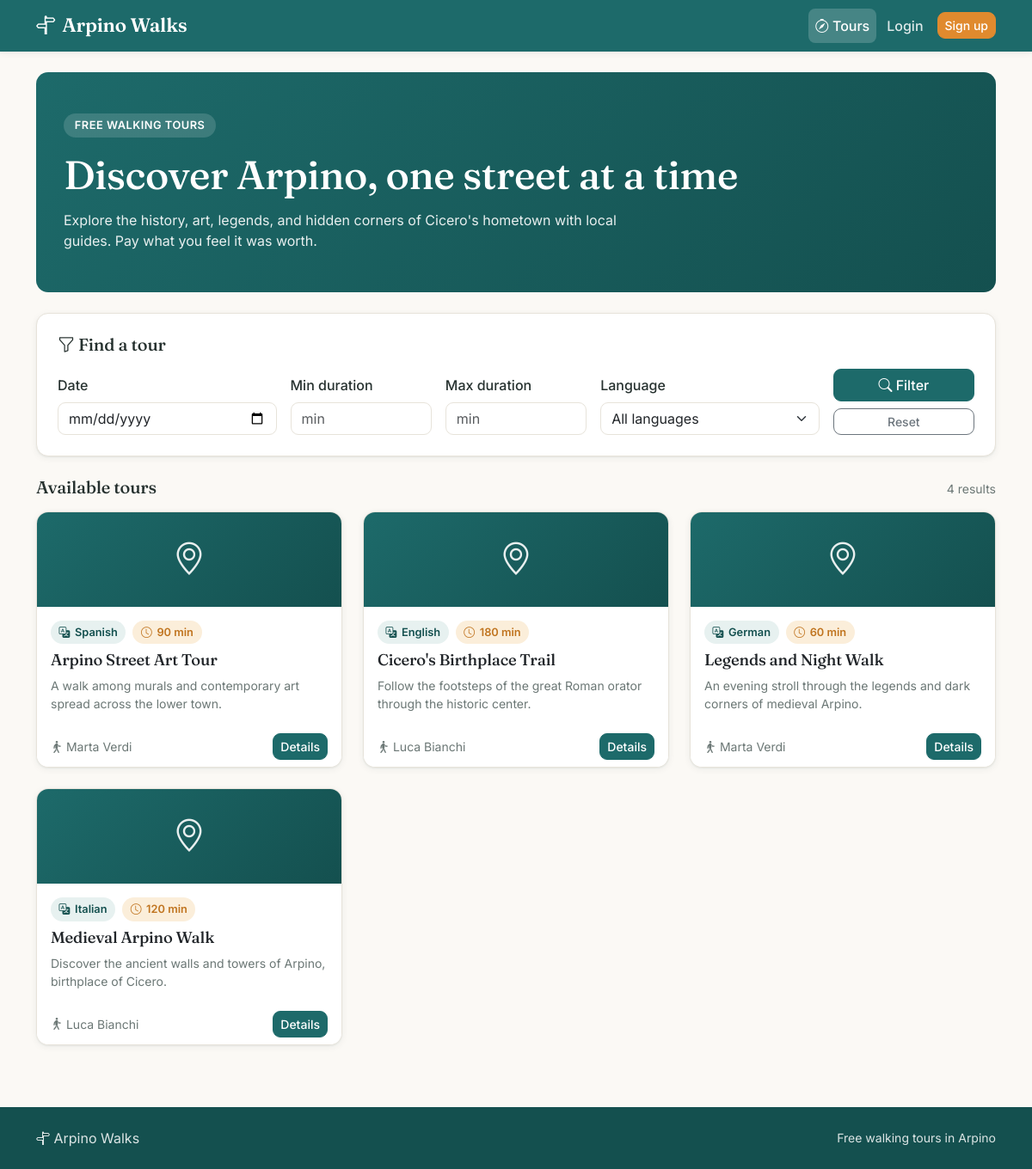
The page / on the database its author committed.
### tables this page shows
CREATE TABLE tours (
    id INTEGER PRIMARY KEY AUTOINCREMENT,
    guide_id INTEGER NOT NULL,
    title TEXT NOT NULL,
    meeting_point TEXT NOT NULL,
    duration_minutes INTEGER NOT NULL CHECK(duration_minutes > 0),
    language TEXT NOT NULL CHECK(language IN ('Italian', 'English', 'Spanish', 'Portuguese', 'German')),
    max_participants INTEGER NOT NULL CHECK(max_participants > 0),
    description TEXT NOT NULL,
    created_at TEXT NOT NULL,
    FOREIGN KEY (guide_id) REFERENCES users(id) ON DELETE CASCADE
);

### app.py (the view)
@app.route("/")
def index():
    language = request.args.get("language", "").strip()
    duration_min_raw = request.args.get("duration_min", "").strip()
    duration_max_raw = request.args.get("duration_max", "").strip()
    date_raw = request.args.get("date", "").strip()
    language = language if language in valid_utils.ALLOWED_LANGUAGES else None
    duration_min = int(duration_min_raw) if duration_min_raw.isdigit() else None
    duration_max = int(duration_max_raw) if duration_max_raw.isdigit() else None
    weekday = None
    if date_raw:
        try:
            weekday = reservation_utils.parse_date(date_raw).weekday()
        except ValueError:
            weekday = None
    tours = tour_dao.get_tours(language=language, duration_min=duration_min, duration_max=duration_max, weekday=weekday)
    return render_template(
        "index.html",
        tours=tours,
        allowed_languages=valid_utils.ALLOWED_LANGUAGES,
        filters={
            "language": language or "",
            "duration_min": duration_min_raw,
            "duration_max": duration_max_raw,
            "date": date_raw,
        },
    )

### db/database.py (called while the page is built)
def get_connection():
    conn = sqlite3.connect(DB_PATH)
    conn.row_factory = sqlite3.Row
    conn.execute("PRAGMA foreign_keys = ON;")
    return conn

### templates/index.html (shortened to what this page needs)
{% extends "base.html" %}
{% block content %}
<section class="hero mb-4">
    <span class="hero__badge">Free walking tours</span>
    <h1>Discover Arpino, one street at a time</h1>
    <p>Explore the history, art, legends, and hidden corners of Cicero's hometown with local guides. Pay what you feel it was worth.</p>
</section>
<section class="panel mb-4">
    <h2 class="section-title h5"><i class="bi bi-funnel"></i> Find a tour</h2>
    <form method="GET" action="{{ url_for('index') }}" class="row g-3 align-items-end">
        <div class="col-12 col-md-3">
            <label for="date" class="form-label">Date</label>
            <input type="date" class="form-control" id="date" name="date" value="{{ filters.date }}">
        </div>
        <div class="col-6 col-md-2">
            <label for="duration_min" class="form-label">Min duration</label>
            <input type="number" min="1" class="form-control" id="duration_min" name="duration_min" value="{{ filters.duration_min }}" placeholder="min">
        </div>
        <div class="col-6 col-md-2">
            <label for="duration_max" class="form-label">Max duration</label>
            <input type="number" min="1" class="form-control" id="duration_max" name="duration_max" value="{{ filters.duration_max }}" placeholder="min">
        </div>
        <div class="col-12 col-md-3">
            <label for="language" class="form-label">Language</label>
            <select class="form-select" id="language" name="language">
                <option value="">All languages</option>
            </select>
        </div>
        <div class="col-12 col-md-2 d-grid gap-2">
            <button type="submit" class="btn btn-primary"><i class="bi bi-search"></i> Filter</button>
            <a href="{{ url_for('index') }}" class="btn btn-outline-secondary btn-sm">Reset</a>
        </div>
    </form>
</section>
<section>
    <div class="d-flex justify-content-between align-items-baseline mb-3">
        <h2 class="section-title h4 mb-0">Available tours</h2>
        <span class="text-muted small">{{ tours|length }} result{{ '' if tours|length == 1 else 's' }}</span>
    </div>
    {% if tours %}
        <div class="row row-cols-1 row-cols-md-2 row-cols-lg-3 g-4">
            {% for tour in tours %}
                <div class="col">
                    <article class="card tour-card h-100">
                        <div class="tour-card__media">
                            <i class="bi bi-geo-alt"></i>
                        </div>
                        <div class="card-body">
                            <div class="mb-2 d-flex flex-wrap gap-2">
                                <span class="chip"><i class="bi bi-translate"></i> {{ tour.language }}</span>
                                <span class="chip chip--accent"><i class="bi bi-clock"></i> {{ tour.duration_minutes }} min</span>
                            </div>
                            <h3 class="card-title">{{ tour.title }}</h3>
                            <p class="card-text text-muted small mb-0">{{ tour.description | truncate(110) }}</p>
                        </div>
                        <div class="card-footer bg-white border-top-0 d-flex justify-content-between align-items-center">
                            <span class="small text-muted"><i class="bi bi-person-walking"></i> {{ tour.guide_name }}</span>
                            <a href="{{ url_for('tour_detail', tour_id=tour.id) }}" class="btn btn-primary btn-sm">Details</a>
                        </div>
                    </article>
                </div>
            {% endfor %}
        </div>
    {% else %}
        <div class="empty-state">
            <i class="bi bi-compass"></i>
            <p class="mt-3 mb-0">No tours match your filters. Try widening your search.</p>
        </div>
    {% endif %}
</section>
{% endblock %}

### static/styles/styles.css (style rules this page uses)
:root { --brand: #1d6a6a; --brand-dark: #14504f; --brand-soft: #e7f1f0; --accent: #e08a2e; --accent-dark: #c0741f; --paper: #fbf9f5; --surface: #ffffff; --ink: #26312f; --muted: #6b7775; --line: #e7e3da; --radius: 14px; --shadow-sm: 0 1px 2px rgba(20, 50, 49, .06), 0 2px 8px rgba(20, 50, 49, .06); --shadow-md: 0 6px 24px rgba(20, 50, 49, .10); }
body { background-color: var(--paper); color: var(--ink); font-family: "Inter", system-ui, -apple-system, "Segoe UI", Roboto, sans-serif; display: flex; flex-direction: column; min-height: 100vh; }
h1, h2, h3, h4, .navbar-brand { font-family: "Fraunces", Georgia, "Times New Roman", serif; color: var(--ink); letter-spacing: -.01em; }
a { color: var(--brand); text-decoration-thickness: 1px; text-underline-offset: 2px; }
.text-muted { color: var(--muted) !important; }
.section-title { font-size: 1.25rem; margin-bottom: 1rem; }
.hero { background: linear-gradient(135deg, var(--brand) 0%, var(--brand-dark) 100%); color: #fff; border-radius: var(--radius); padding: 3rem 2rem; position: relative; overflow: hidden; }
.hero h1 { color: #fff; font-size: clamp(1.9rem, 4vw, 2.9rem); margin-bottom: .75rem; }
.hero p { color: rgba(255, 255, 255, .9); max-width: 42rem; margin-bottom: 0; }
.hero__badge { display: inline-block; background: rgba(255, 255, 255, .15); color: #fff; font-size: .8rem; font-weight: 600; letter-spacing: .04em; text-transform: uppercase; padding: .3rem .8rem; border-radius: 999px; margin-bottom: 1rem; }
.card { border: 1px solid var(--line); border-radius: var(--radius); background: var(--surface); box-shadow: var(--shadow-sm); }
.tour-card { overflow: hidden; transition: transform .15s ease, box-shadow .15s ease; }
.tour-card__media { height: 110px; background: linear-gradient(135deg, var(--brand) 0%, var(--brand-dark) 100%); display: flex; align-items: center; justify-content: center; color: rgba(255, 255, 255, .9); font-size: 2.4rem; }
.tour-card .card-title { font-size: 1.15rem; }
.chip { display: inline-flex; align-items: center; gap: .35rem; background: var(--brand-soft); color: var(--brand-dark); font-size: .8rem; font-weight: 600; padding: .25rem .6rem; border-radius: 999px; }
.chip--accent { background: #fbeeda; color: var(--accent-dark); }
.btn { border-radius: 9px; font-weight: 500; }
.btn-primary { --bs-btn-bg: var(--brand); --bs-btn-border-color: var(--brand); --bs-btn-hover-bg: var(--brand-dark); --bs-btn-hover-border-color: var(--brand-dark); --bs-btn-active-bg: var(--brand-dark); --bs-btn-active-border-color: var(--brand-dark); --bs-btn-disabled-bg: var(--brand); --bs-btn-disabled-border-color: var(--brand); }
.form-control, .form-select { border-radius: 9px; border-color: var(--line); }
.form-label { font-weight: 500; color: var(--ink); }
.panel { background: var(--surface); border: 1px solid var(--line); border-radius: var(--radius); box-shadow: var(--shadow-sm); padding: 1.5rem; }

### rows shown on the page
tours: language "Spanish", duration_minutes "90", title "Arpino Street Art Tour", description "A walk among murals and contemporary art spread across the lower town.", guide_name "Marta Verdi"
tours: language "English", duration_minutes "180", title "Cicero's Birthplace Trail", description "Follow the footsteps of the great Roman orator through the historic center.", guide_name "Luca Bianchi"
tours: language "German", duration_minutes "60", title "Legends and Night Walk", description "An evening stroll through the legends and dark corners of medieval Arpino.", guide_name "Marta Verdi"
tours: language "Italian", duration_minutes "120", title "Medieval Arpino Walk", description "Discover the ancient walls and towers of Arpino, birthplace of Cicero.", guide_name "Luca Bianchi"

### other values the page prints
{{ tours|length }} "4"
{{ '' if tours|length == 1 else 's' }} "s"
